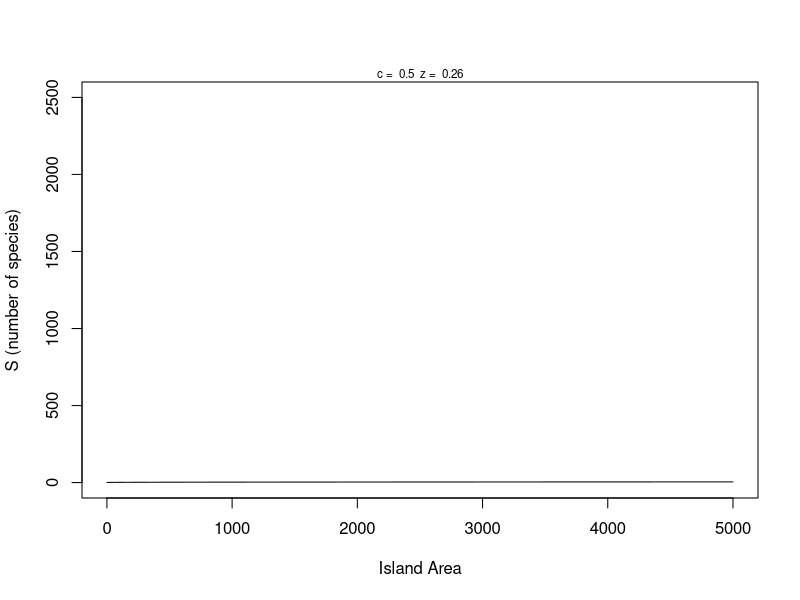
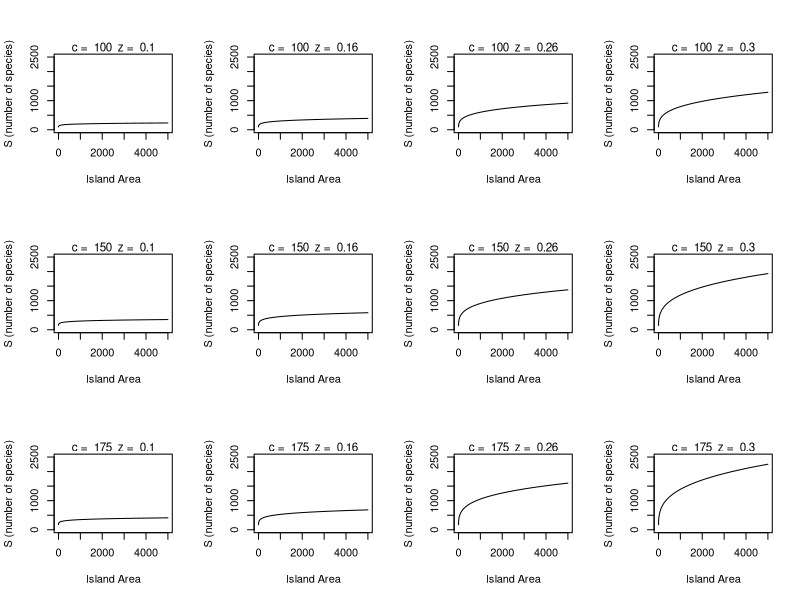
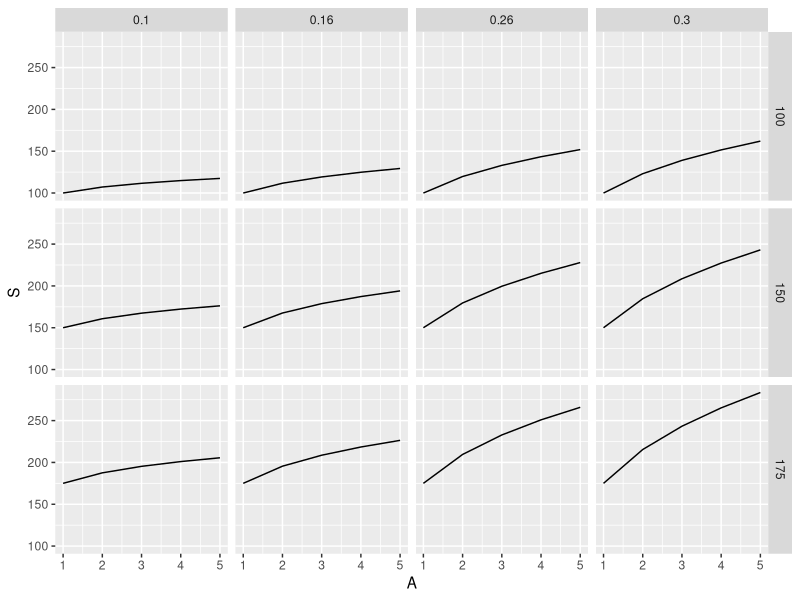
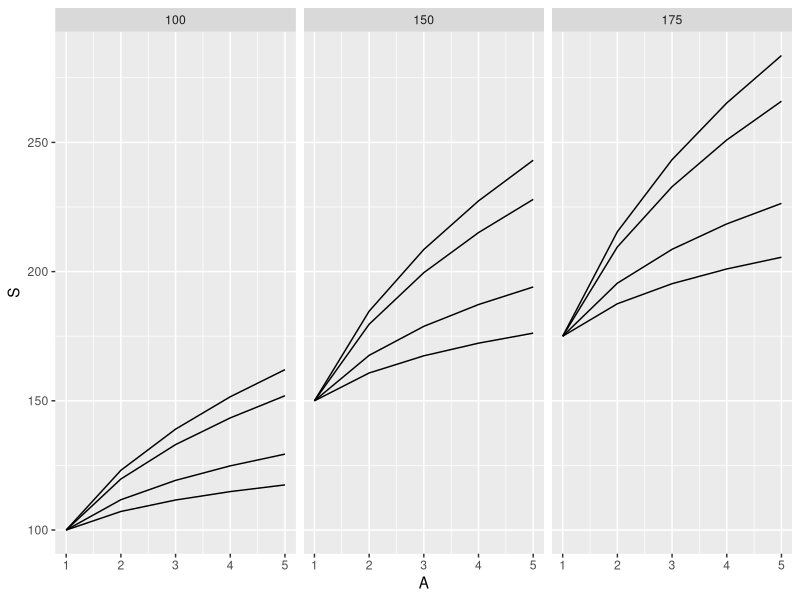
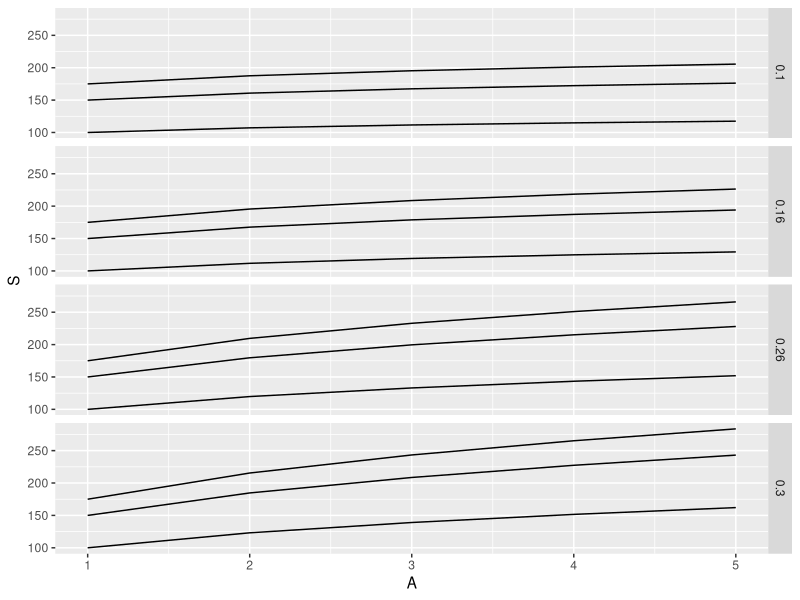

Write R code to recreate these figures, in order.
# Isaac Racine
# Parameter Sweeping
# 18 Mar 2021
#------------------------------------------------
# writing functions for equations and sweeping over parameters
library(ggplot2)

# S = cA^z describes species area relationship
  # the number of species that can be found in relation to the area

#---------------------------------------
# FUNCTION species_area_Curve
# description: creates a power function for S and A
# inputs: A is a vector of island areas
#         c is the intercept constant
#         z is the slope constant
# outputs: S is a vector of species richness
########################################
species_area_Curve <- function(A = 1:5000,
                               c = 0.5,
                               z = 0.26) {
  S <- c*(A^z)
# function body

return(S)

} # end of species_area_Curve
#---------------------------------------
head(species_area_Curve())


#---------------------------------------
# FUNCTION species_area_plot
# description: plots the species area curve with parameter values
# inputs: A = vector of area
#         c = single value for c parameter
#         z = single value for z parameters
# outputs: smoother curve with parameters printed in graph
########################################
species_area_plot <- function(A = 1:5000,
                              c = 0.5,
                              z = 0.26) {
  
  plot(x = A, y = species_area_Curve(A, c, z),
       type = "l",
       xlab = "Island Area",
       ylab = "S (number of species)",
       ylim = c(0,2500))  
  mtext(paste("c = ", c, " z = ", z), cex = 0.7)

} # end of species_area_plot
#---------------------------------------
species_area_plot()

# build a grid of plots (faceting)

# global variables
c_pars <- c(100, 150, 175)
z_pars <- c(0.10, 0.16, 0.26, 0.3)
par(mfrow = c(3, 4)) # grid arrange with 3 rows and 4 cols

for(i in seq_along(c_pars)){
  for(j in seq_along(z_pars)){
    species_area_plot(c = c_pars[i], z = z_pars[j])
  }
}

# Nick does not like while loop, would rather use a break in a for loop

#-------------- expand.grid ---------------
expand.grid(c_pars, z_pars)
# creates a df where each row corresponds to a different combination of the parameters presented


#---------------------------------------
# FUNCTION sa_output
# description: summary stats for species area power function
# inputs: vector of predicted species richness values
# outputs: list of max - min, coefficient of variation
########################################
sa_output <- function(S = runif(1:10)) {
  
  sum_stats <- list(s_gain = max(S) - min(S),
                    s_cv = sd(S) / mean(S))
  
return(sum_stats)

} # end of sa_output
#---------------------------------------
sa_output()

#Build program body

# Global variables
Area <- 1:5000
c_pars <- c(10, 150, 175)
z_pars <- c(0.10, 0.16, 0.26, 0.30)

# set up model data frame
model_frame <- expand.grid(c = c_pars, z = z_pars)
str(model_frame)
model_frame$SGain <- NA
model_frame$SCV <- NA
head(model_frame)

# cycle through model calculations
for(i in 1:nrow(model_frame)) {
  
  # generate S vector
  temp1 <- species_area_Curve(A=Area,
                              c=model_frame[i,1],
                              z=model_frame[i,2])
  #calculate output stats
  temp2 <- sa_output(temp1)
  
  # pass results to cols in df
  model_frame[i, c(3,4)] <- temp2
}
print(model_frame)

#############################################  
# parameter sweep redux with ggplot graphics

area <- 1:5
c_pars <- c(100, 150, 175)
z_pars <- c(0.1, 0.16, 0.26, 0.3)

#set up model frame
model_frame <- expand.grid(c =c_pars,
                           z = z_pars,
                           A = area)
head(model_frame)
nrow(model_frame)

# add response variable
model_frame$S <- NA

# loop thru parameters and fill w sa function
for (i in 1:length(c_pars)){
  for (j in 1:length(z_pars)){
    model_frame[model_frame$c == c_pars[i] & model_frame$z == z_pars[j], "S"] <- species_area_Curve(A = area, c = c_pars[i], z = z_pars[j])
  }
}
head(model_frame)

#-------------- Lattice Plots---------------
p1 <- ggplot(data = model_frame)
p1 + geom_line(mapping = aes(x = A, y = S)) +
  facet_grid(c~z)

p2 <- p1
p2 + geom_line(mapping = aes(x = A, y = S, group = z)) +
  facet_grid(.~c)
# the . in face grid says to combine all Z's onto same plot for c

p3 <- p1
p3 + geom_line(mapping = aes(x = A, y = S, group = c)) +
  facet_grid(z~.)
